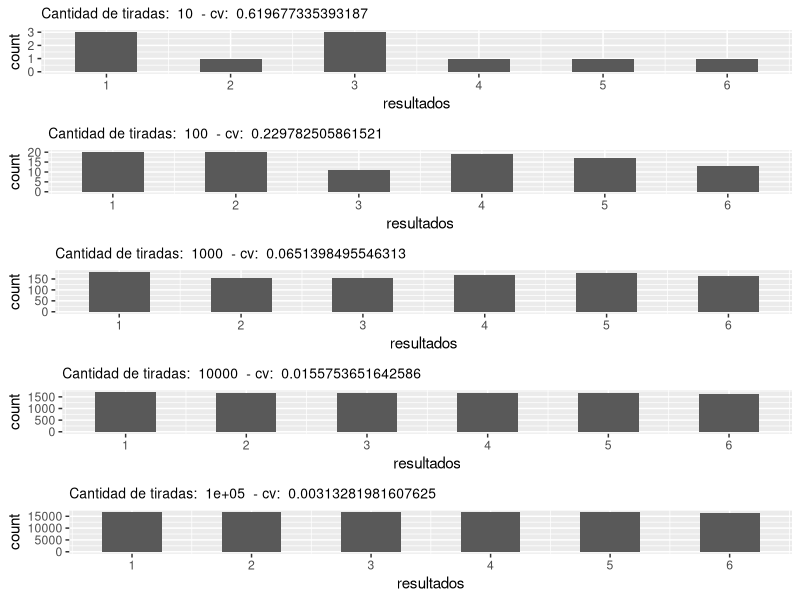
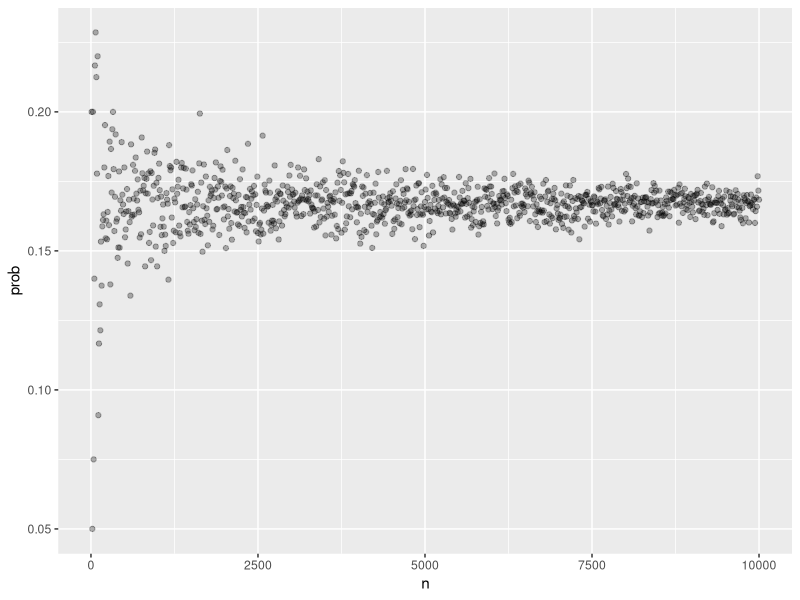
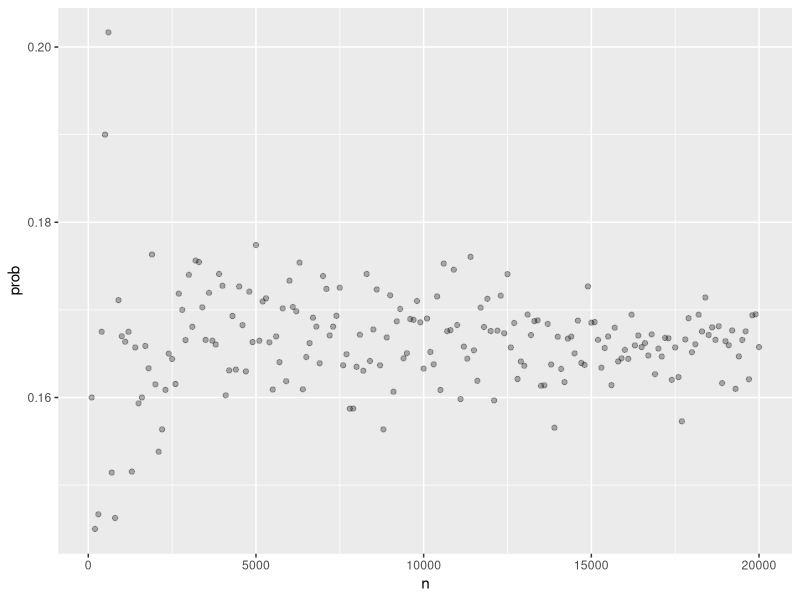
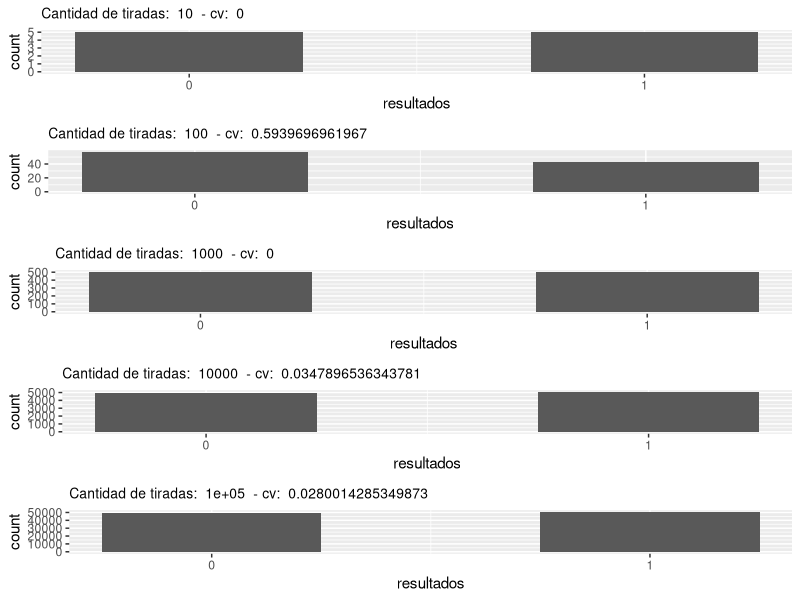
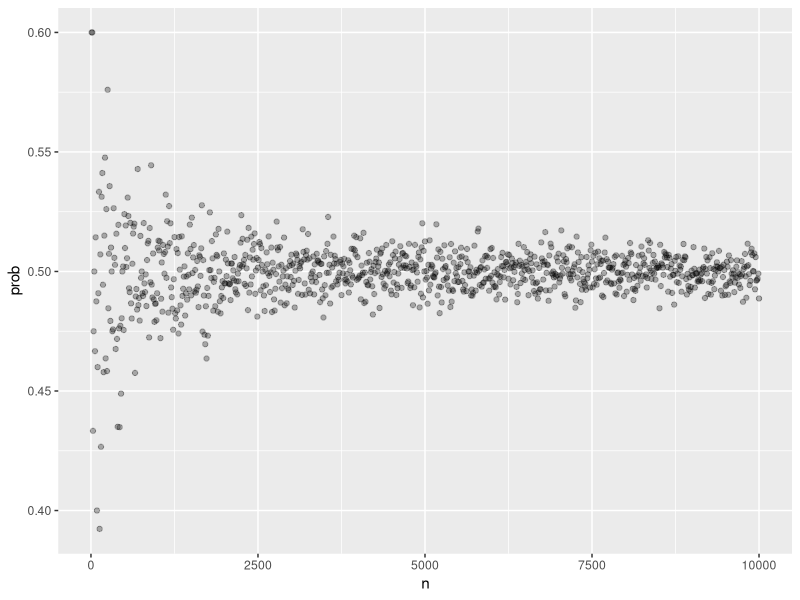

Recreate these plots in R, in order.
## ---- chunk 1
library(tidyverse)
library(ggplot2)
library(gridExtra)
## ---- chunk 2
bolitas <- rep(c("azul", "amarillo", "gris"), times = c(5, 3, 4))

# Solución utilizando simulación de montecarlo, repitiendo el evento 10,000 veces:
resultados <- replicate(10000, {
  sample(bolitas, 1)
  })

prop.table(table(resultados))
# Solución utilizando la función `mean()`:
paste("Cálculo teórico:", mean(bolitas == "azul"))
## ---- chunk 3
bolitas <- rep(c("azul", "amarillo", "gris"), times = c(5, 3, 4))

# Solución utilizando simulación de montecarlo, repitiendo el evento 10,000 veces:
resultados <- replicate(10000, {
  sample(bolitas, 1)
  })
prop.table(table(resultados))
prop.table(table(resultados))[1] + prop.table(table(resultados))[3]

paste("Cálculo teórico:", mean(bolitas != "azul"))
## ---- chunk 4
# Creamos las variables
azul <- 5
amarillo <- 3
gris <- 4

# Calculamos la probabilidad de que la primera bolita sea azul:
p1Azul <- azul / (azul + amarillo + gris)

# Calculamos la probabilidad de que la segunda sea azul:
p2Azul <- (azul - 1) / (azul - 1 + amarillo + gris)

# Calculamos el complemento porque piden que la segunda NO sea azul:
p2NoAzul <- 1 - p2Azul

# Calculamos lo que nos piden:
p1Azul * p2NoAzul
## ---- chunk 5
bolitas <- rep(c("azul", "amarillo", "gris"), times = c(5, 3, 4))
pares <- list()

resultados <- replicate(10000, {
  pares <- append(pares,sample(bolitas, 2, replace = FALSE))
  pares
  })

mean(resultados[1,] == "azul" & resultados[2,] != "azul")
## ---- chunk 6
# Creamos las variables
azul <- 5
amarillo <- 3
gris <- 4

# Calculamos la probabilidad de que la primera bolita sea azul:
p1Azul <- azul / (azul + amarillo + gris)

# Calculamos primero la probabilidad de que la segunda sea azul:
p2Azul <- azul / (azul + amarillo + gris)

# Calculamos el complemento porque piden que la segunda NO sea azul:
p2NoAzul <- 1 - p2Azul

# Calculamos lo que nos piden:
p1Azul * p2NoAzul
## ---- chunk 7
bolitas <- rep(c("azul", "amarillo", "gris"), times = c(5, 3, 4))
pares <- list()

resultados <- replicate(10000, {
  pares <- append(pares,sample(bolitas, 2, replace = TRUE))
  pares
  })

mean(resultados[1,] == "azul" & resultados[2,] != "azul")
## ---- chunk 8
espacioMuestral <- rep(c(1, 2, 3, 4, 5, 6), times = c(1, 1, 1, 1, 1, 1))
experimentos <- 1:5
graficos <- list()
for (i in experimentos) {
  cantTiradas <- 10^i
  resultados <- replicate(cantTiradas, {
    sample(espacioMuestral, 1, replace = TRUE)
    })
  resultados <- tibble(resultados)
  cv <- sd(as.data.frame(table(resultados))$Freq)/(cantTiradas/6)
  graficos[[i]] <- ggplot(resultados, aes(resultados)) +
    geom_histogram(binwidth = 0.5 , center = 0) +
    scale_x_continuous(breaks = espacioMuestral) +
    ggtitle(paste("Cantidad de tiradas: ", cantTiradas, " - cv: ", as.character(cv))) + 
    theme(plot.title = element_text(size=10))
}
do.call("grid.arrange", c(graficos, nrow = 5)) 
## ---- chunk 9
probEvento <- function(espacioMuestral,evento,n) {
  resultado <- replicate(n, {
    evento == sample(espacioMuestral, 1)
    })
  mean(resultado)
}
## ---- chunk 10
repsExp <- seq(10,10000,10)
serie <- tibble(n = integer(), prob = double())
for (i in repsExp) {
  serie <- add_row(serie, n = i, prob = probEvento(c(1,2,3,4,5,6),1,i))
}
ggplot(serie, aes(x = n, y = prob)) + 
  geom_point(alpha = 0.3)
## ---- chunk 11
repsExp <- seq(100,20000,100)
serie <- tibble(n = integer(), prob = double())
for (i in repsExp) {
  serie <- add_row(serie, n = i, prob = probEvento(c(1,2,3,4,5,6),1,i))
}
ggplot(serie, aes(x = n, y = prob)) + 
  geom_point(alpha = 0.3)
## ---- chunk 12
espacioMuestral <- rep(c(0,1), times = c(1, 1))
experimentos <- 1:5
graficos <- list()
for (i in experimentos) {
  cantTiradas <- 10^i
  resultados <- replicate(cantTiradas, {
  sample(espacioMuestral, 1, replace = TRUE)
  })
  resultados <- tibble(resultados)
  cv <- sd(as.data.frame(table(resultados))$Freq)/(cantTiradas/6)
  graficos[[i]] <- ggplot(resultados, aes(resultados)) +
    geom_histogram(binwidth = 0.5 , center = 0) +
    scale_x_continuous(breaks = espacioMuestral) +
    ggtitle(paste("Cantidad de tiradas: ", cantTiradas, " - cv: ", as.character(cv))) + 
    theme(plot.title = element_text(size=10))
}
do.call("grid.arrange", c(graficos, nrow = 5)) 
## ---- chunk 13
repsExp <- seq(10,10000,10)
serie <- tibble(n = integer(), prob = double())
for (i in repsExp) {
  serie <- add_row(serie, n = i, prob = probEvento(c(1,2),1,i))
}
ggplot(serie, aes(x = n, y = prob)) + 
  geom_point(alpha = 0.3)
